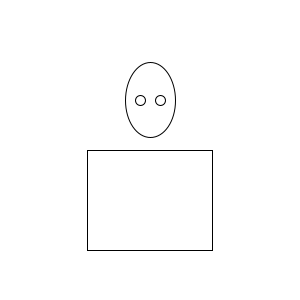
Frame 1 (no input)
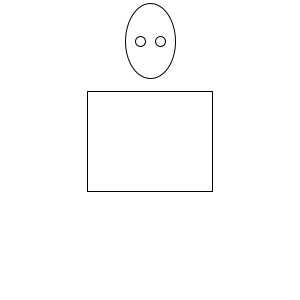
Frame 60 (the mouse pressed at the canvas centre just before this capture)
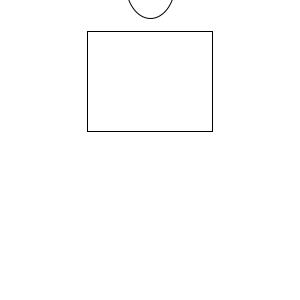
Frame 120 (the mouse held since frame 60 and released just before this capture)

The Processing sketch that drew these frames (run headless with seeded random() and noise(); from frame 60 on, the mouse is pressed at the canvas centre):

// Processing sketch: processing_93453
// ── processing_93453.pde

//variables - always set up before voide setup
int x;
int y;
//x and y = mouseX and mouseY

//void setup - initial conditions
void setup(){
  size(300,300);
  rectMode(CENTER);
  x = 150;
  y = 200;
  //x = 150;
  //y = 150;
  //want x and y variables to move - put in void draw, where
  // x =mouseX; and y = mouseY;
}

void draw(){
  //x =mouseX;
  //y =mouseY;
  background(255);
  rect(x,y,125,100);

//head
ellipseMode(CENTER);
ellipse(x,y-100,50,75);

//eyes
//fill(r,g,b); -- error: "cannot find anything named "r"
ellipse(x-10,y-100,10,10);
ellipse(x+10,y-100,10,10);
//noFill();

//add one to the x position
//x = random(300);
//error ^ so, can convert random function into int e.g. int(random(300)); therefore:
//x = int(random(300));
y=y-1;

//change colour variable - error: "cannot find anything named "r"
//r = int(random(255));
//g = int(random(255));
//b = int(random(255));
}
